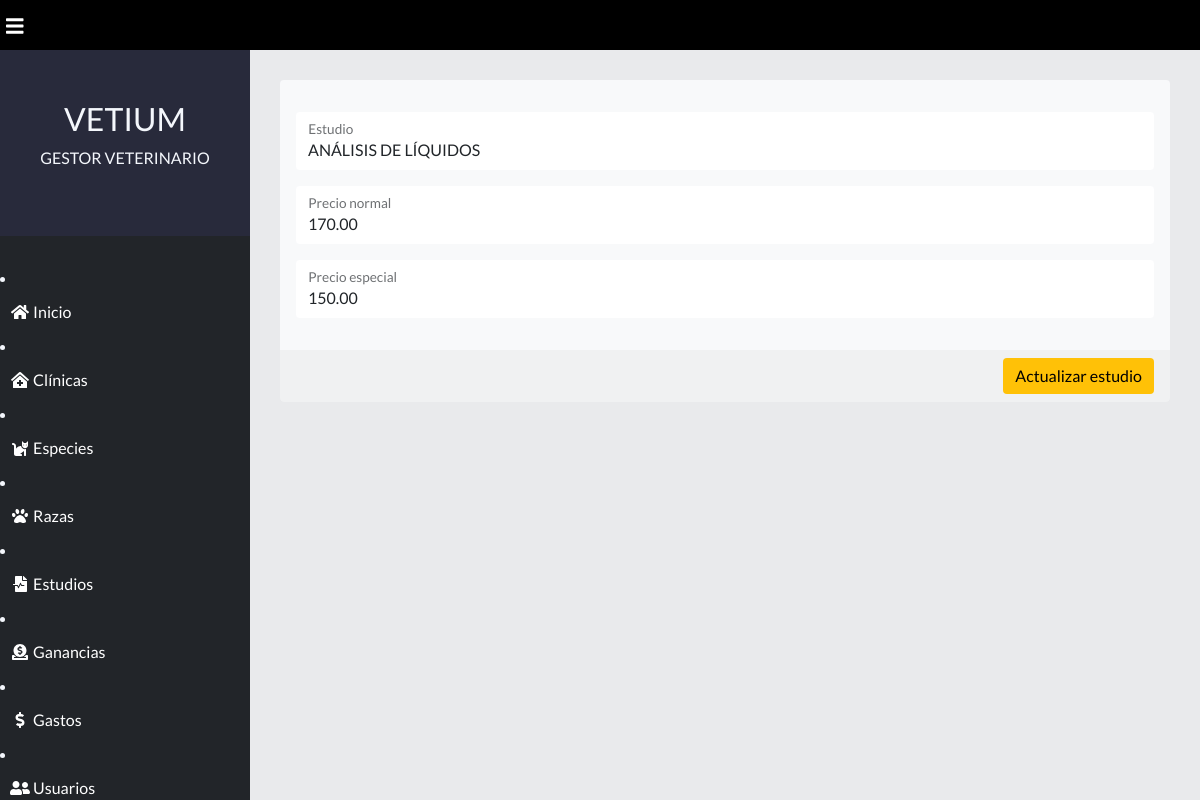
/views/studies/edit.php?study_id=32 (signed in), run on the app's committed database.
### tables this page shows
CREATE TABLE studies(
  study_id integer PRIMARY KEY AUTO_INCREMENT,
  study varchar(255) DEFAULT NULL,
  public_price decimal(10,2) DEFAULT NULL,
  vet_price decimal(10,2) DEFAULT NULL,
  form enum('NO','BIOQUÍMICA','HEMOGRAMA','TIEMPOS DE COAGULACIÓN','CITOLOGÍA','RASPADO CUTÁNEO','COPROPARASITOSCÓPICO','PRUEBAS CRUZADAS','ELISA','ANÁLISIS DE LÍQUIDOS','URIANÁLISIS','VALOR DE K') DEFAULT 'NO'
);

### controllers/StudyController.php (called while the page is built, shortened)
<?php
class StudyController
{
    public string $SHOW = "CALL SELECT_STUDY(?)";
    public function show($study_id)
    {
        $database_controller = new DatabaseController();
        $study_result = $database_controller->read($this->SHOW, "i", [$study_id]);
        return $study_result->fetch_assoc();
    }
}
$study_controller = new StudyController();

### controllers/DatabaseController.php (called while the page is built, shortened)
<?php
class DatabaseController
{
    private $SERVERNAME = "localhost";
    private $USER = "root";
    private $PASSWORD = "";
    private $DATABASE = "vet";
    private $CONNECTION = NULL;
    public function __construct()
    {
        $this->CONNECTION = new mysqli($this->SERVERNAME, $this->USER, $this->PASSWORD,  $this->DATABASE);
    }
    public function read($QUERY, $TYPES = NULL, $PARAMETERS = NULL)
    {
        try {
            $STATEMENT = $this->CONNECTION->prepare($QUERY);
            if ($TYPES != NULL && $PARAMETERS != NULL) {
                $STATEMENT->bind_param($TYPES, ...$PARAMETERS);
            }
            $STATEMENT->execute();
            return $STATEMENT->get_result();
        } catch (Exception $e) {
        }
    }
}

### views/studies/edit.php (the view, shortened to what this page needs)
<!DOCTYPE html>
<html lang="es">
<?php
require_once '../../templates/head.php';
require_once '../../controllers/DatabaseController.php';
require_once '../../controllers/StudyController.php';
$study = $study_controller->show($_GET['study_id']);
?>
<body>
    <?php require_once '../../templates/navigation.php'; ?>
    <div class="content">
        <form class="card bg-light" autocomplete="off" method="post" enctype="multipart/form-data">
            <div class="card-body">
                <div class="form-floating mb-3 mt-3">
                    <input type="text" class="form-control" placeholder="rollersk8erboy" name="study" value="<?php echo $study['study'] ?>" required>
                    <label>Estudio</label>
                </div>
                <div class="form-floating mb-3 mt-3">
                    <input type="number" step=".01" class="form-control" placeholder="rollersk8erboy" name="public_price" value="<?php echo $study['public_price'] ?>" required>
                    <label>Precio normal</label>
                </div>
                <div class="form-floating mb-3 mt-3">
                    <input type="number" step=".01" class="form-control" placeholder="rollersk8erboy" name="vet_price" value="<?php echo $study['vet_price'] ?>" required>
                    <label>Precio especial</label>
                </div>
            </div>
            <div class="card-footer">
                <div class="d-grid gap-2 d-md-flex justify-content-md-end">
                    <button class="btn btn-warning">Actualizar estudio</button>
                </div>
            </div>
        </form>
    </div>
</body>
</html>

### src/css/body.css (style rules this page uses)
body { font-family: 'Lato', sans-serif; }
* { border: none !important; box-sizing: border-box; }
input[type=number] { -moz-appearance: textfield; appearance: textfield; }

### src/css/content.css (style rules this page uses)
.content { z-index: 1; min-height: 100vh; margin-left: 250px; padding-top: 80px; padding-bottom: 80px; padding-right: 30px; padding-left: 30px; background: rgb(233, 234, 236); }

### data on the page
studies: study "ANÁLISIS DE LÍQUIDOS", public_price "170.00", vet_price "150.00"
